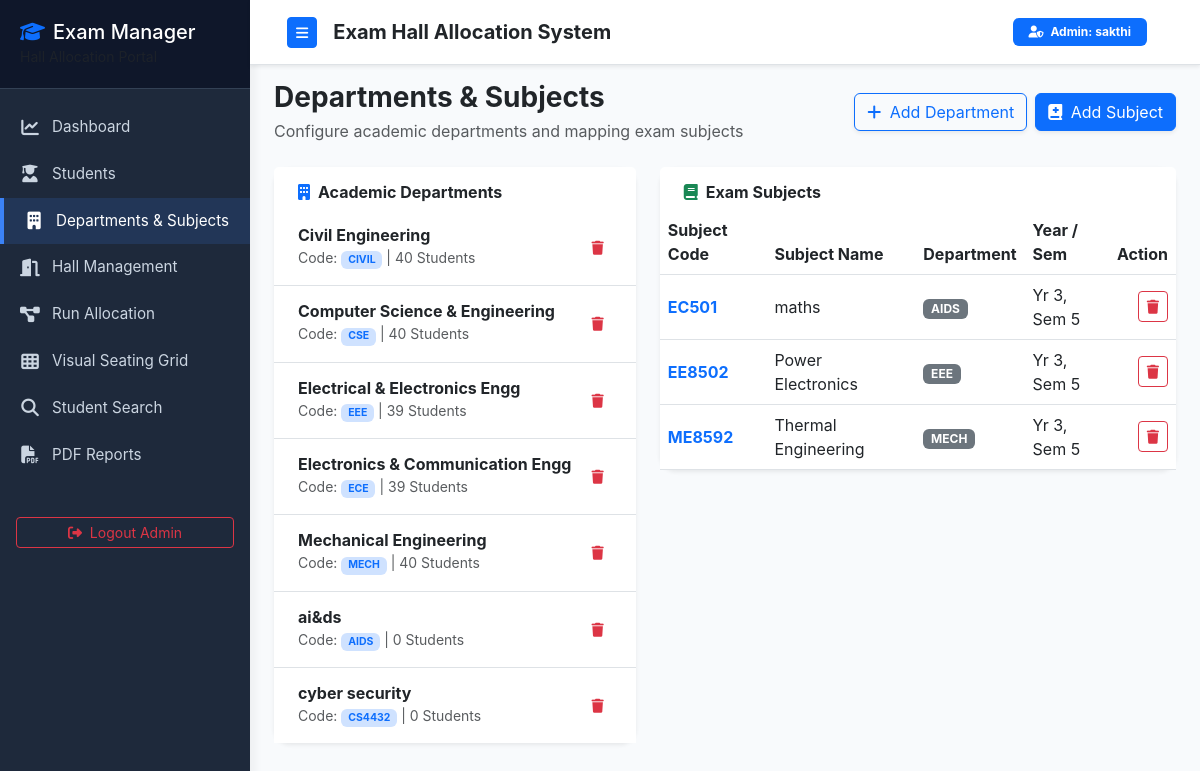
The app's page /departments (signed in) with its own data.
### tables this page shows
CREATE TABLE departments (
            id INTEGER PRIMARY KEY AUTOINCREMENT,
            name TEXT UNIQUE NOT NULL,
            code TEXT UNIQUE NOT NULL
        );

CREATE TABLE subjects (
            id INTEGER PRIMARY KEY AUTOINCREMENT,
            dept_id INTEGER NOT NULL,
            subject_code TEXT UNIQUE NOT NULL,
            subject_name TEXT NOT NULL,
            year INTEGER NOT NULL,
            semester INTEGER NOT NULL,
            FOREIGN KEY (dept_id) REFERENCES departments (id) ON DELETE CASCADE
        );

### app.py (the view)
@app.route('/departments')
@admin_required
def departments_view():
    departments = models.get_all_departments()
    subjects = models.get_all_subjects()
    return render_template('departments.html', departments=departments, subjects=subjects)

### app.py (called while the page is built)
def admin_required(f):
    @wraps(f)
    def decorated_function(*args, **kwargs):
        if not session.get('admin_logged_in'):
            flash('Please login as admin to access this page.', 'warning')
            return redirect(url_for('login'))
        return f(*args, **kwargs)
    return decorated_function

### database.py (called while the page is built)
def get_db_connection():
    conn = sqlite3.connect(DB_PATH)
    conn.row_factory = sqlite3.Row
    conn.execute("PRAGMA foreign_keys = ON;")
    return conn

### models.py (called while the page is built)
def get_all_departments():
    conn = get_db_connection()
    cursor = conn.cursor()
    cursor.execute("""
        SELECT d.*, COUNT(s.id) as student_count
        FROM departments d
        LEFT JOIN students s ON d.id = s.dept_id
        GROUP BY d.id
        ORDER BY d.name
    """)
    depts = cursor.fetchall()
    conn.close()
    return depts

def get_all_subjects(dept_id=None, year=None, semester=None):
    conn = get_db_connection()
    cursor = conn.cursor()
    query = """
        SELECT s.*, d.name as dept_name, d.code as dept_code
        FROM subjects s
        JOIN departments d ON s.dept_id = d.id
        WHERE 1=1
    """
    params = []
    if dept_id:
        query += " AND s.dept_id = ?"
        params.append(dept_id)
    if year:
        query += " AND s.year = ?"
        params.append(year)
    if semester:
        query += " AND s.semester = ?"
        params.append(semester)
    query += " ORDER BY s.subject_code"
    cursor.execute(query, params)
    subjects = cursor.fetchall()
    conn.close()
    return subjects

### templates/departments.html (shortened to what this page needs)
{% extends "base.html" %}
{% block content %}
<div class="d-flex justify-content-between align-items-center mb-4">
    <div>
        <h3 class="fw-bold mb-1 text-dark">Departments & Subjects</h3>
        <p class="text-muted mb-0">Configure academic departments and mapping exam subjects</p>
    </div>
    <div class="d-flex gap-2">
        <button class="btn btn-outline-primary shadow-sm" data-bs-toggle="modal" data-bs-target="#addDeptModal">
            <i class="fa-solid fa-plus me-1"></i> Add Department
        </button>
        <button class="btn btn-primary shadow-sm" data-bs-toggle="modal" data-bs-target="#addSubjectModal">
            <i class="fa-solid fa-book-medical me-1"></i> Add Subject
        </button>
    </div>
</div>
<div class="row g-4 mb-4">
    <div class="col-md-5">
        <div class="card border-0 shadow-sm rounded-4">
            <div class="card-header bg-white border-0 pt-3 px-4">
                <h6 class="fw-bold mb-0"><i class="fa-solid fa-building me-2 text-primary"></i>Academic Departments</h6>
            </div>
            <div class="card-body p-0">
                <div class="list-group list-group-flush">
                    {% for d in departments %}
                    <div class="list-group-item d-flex justify-content-between align-items-center py-3 px-4">
                        <div>
                            <h6 class="fw-bold mb-0 text-dark">{{ d.name }}</h6>
                            <small class="text-muted">Code: <span class="badge bg-primary-subtle text-primary">{{ d.code }}</span> | {{ d.student_count }} Students</small>
                        </div>
                        <form action="{{ url_for('delete_department_route', dept_id=d.id) }}" method="POST" onsubmit="return confirm('Delete department?');">
                            <button type="submit" class="btn btn-sm btn-outline-danger border-0"><i class="fa-solid fa-trash"></i></button>
                        </form>
                    </div>
                    {% else %}
                    <div class="p-3 text-center text-muted">No departments configured.</div>
                    {% endfor %}
                </div>
            </div>
        </div>
    </div>
    <div class="col-md-7">
        <div class="card border-0 shadow-sm rounded-4">
            <div class="card-header bg-white border-0 pt-3 px-4 d-flex justify-content-between align-items-center">
                <h6 class="fw-bold mb-0"><i class="fa-solid fa-book me-2 text-success"></i>Exam Subjects</h6>
            </div>
            <div class="card-body p-0">
                <div class="table-responsive">
                    <table class="table table-hover align-middle mb-0">
                        <thead class="bg-light">
                            <tr>
                                <th>Subject Code</th>
                                <th>Subject Name</th>
                                <th>Department</th>
                                <th>Year / Sem</th>
                                <th class="text-end">Action</th>
                            </tr>
                        </thead>
                        <tbody>
                            {% for sub in subjects %}
                            <tr>
                                <td class="fw-bold text-primary">{{ sub.subject_code }}</td>
                                <td>{{ sub.subject_name }}</td>
                                <td><span class="badge bg-secondary">{{ sub.dept_code }}</span></td>
                                <td>Yr {{ sub.year }}, Sem {{ sub.semester }}</td>
                                <td class="text-end">
                                    <form action="{{ url_for('delete_subject_route', subject_id=sub.id) }}" method="POST" onsubmit="return confirm('Delete subject?');">
                                        <button type="submit" class="btn btn-sm btn-outline-danger"><i class="fa-solid fa-trash"></i></button>
                                    </form>
                                </td>
                            </tr>
                            {% else %}
                            <tr>
                                <td colspan="5" class="text-center py-4 text-muted">No subjects added. Add subjects for examination mapping.</td>
                            </tr>
                            {% endfor %}
                        </tbody>
                    </table>
                </div>
            </div>
        </div>
    </div>
</div>
{% endblock %}

### templates/base.html (shortened to what this page needs)
<!DOCTYPE html>
<html lang="en">
<head>
    <link href="https://cdn.jsdelivr.net/npm/bootstrap@5.3.0/dist/css/bootstrap.min.css" rel="stylesheet">
    <link rel="stylesheet" href="https://cdnjs.cloudflare.com/ajax/libs/font-awesome/6.4.0/css/all.min.css">
    <link rel="stylesheet" href="{{ url_for('static', filename='css/style.css') }}">
</head>
<body>
    <div class="d-flex">
        {% if session.get('admin_logged_in') %}
        <nav id="sidebar">
            <div class="sidebar-header">
                <h5 class="mb-0 text-white font-weight-bold">
                    <i class="fa-solid fa-graduation-cap text-primary me-2"></i>Exam Manager
                </h5>
                <small class="text-muted">Hall Allocation Portal</small>
            </div>
            <ul class="list-unstyled components">
                <li class="{% if request.endpoint == 'dashboard' %}active{% endif %}">
                    <a href="{{ url_for('dashboard') }}"><i class="fa-solid fa-chart-line"></i> Dashboard</a>
                </li>
                <li class="{% if request.endpoint == 'students_view' %}active{% endif %}">
                    <a href="{{ url_for('students_view') }}"><i class="fa-solid fa-user-graduate"></i> Students</a>
                </li>
                <li class="{% if request.endpoint == 'departments_view' %}active{% endif %}">
                    <a href="{{ url_for('departments_view') }}"><i class="fa-solid fa-building"></i> Departments & Subjects</a>
                </li>
                <li class="{% if request.endpoint == 'halls_view' %}active{% endif %}">
                    <a href="{{ url_for('halls_view') }}"><i class="fa-solid fa-door-open"></i> Hall Management</a>
                </li>
                <li class="{% if request.endpoint == 'allocation_view' %}active{% endif %}">
                    <a href="{{ url_for('allocation_view') }}"><i class="fa-solid fa-diagram-project"></i> Run Allocation</a>
                </li>
                <li class="{% if request.endpoint == 'seating_view' %}active{% endif %}">
                    <a href="{{ url_for('seating_view') }}"><i class="fa-solid fa-table-cells"></i> Visual Seating Grid</a>
                </li>
                <li class="{% if request.endpoint == 'search_view' %}active{% endif %}">
                    <a href="{{ url_for('search_view') }}"><i class="fa-solid fa-magnifying-glass"></i> Student Search</a>
                </li>
                <li class="{% if request.endpoint == 'reports_view' %}active{% endif %}">
                    <a href="{{ url_for('reports_view') }}"><i class="fa-solid fa-file-pdf"></i> PDF Reports</a>
                </li>
            </ul>
            <div class="px-3 mt-4">
                <a href="{{ url_for('logout') }}" class="btn btn-outline-danger btn-sm w-100">
                    <i class="fa-solid fa-right-from-bracket me-1"></i> Logout Admin
                </a>
            </div>
        </nav>
        {% endif %}
        <div id="content" class="flex-grow-1">
            <nav class="navbar navbar-expand-lg navbar-light bg-white border-bottom shadow-sm">
                <div class="container-fluid">
                    {% if session.get('admin_logged_in') %}
                    <button type="button" id="sidebarCollapse" class="btn btn-primary btn-sm me-3">
                        <i class="fa-solid fa-bars"></i>
                    </button>
                    {% endif %}
                    <span class="navbar-brand fw-bold text-dark mb-0 h1 fs-5">
                        Exam Hall Allocation System
                    </span>
                    <div class="ms-auto d-flex align-items-center">
                        {% if session.get('admin_logged_in') %}
                        <span class="badge bg-primary me-3 px-3 py-2 fs-7">
                            <i class="fa-solid fa-user-shield me-1"></i> Admin: sakthi
                        </span>
                        {% elif session.get('student_id') %}
                        <span class="badge bg-success me-3 px-3 py-2 fs-7">
                            <i class="fa-solid fa-user me-1"></i> Student Portal
                        </span>
                        <a href="{{ url_for('student_logout') }}" class="btn btn-outline-secondary btn-sm">Logout</a>
                        {% else %}
                        <a href="{{ url_for('login') }}" class="btn btn-outline-primary btn-sm me-2">Admin Login</a>
                        <a href="{{ url_for('student_login') }}" class="btn btn-primary btn-sm">Student Login</a>
                        {% endif %}
                    </div>
                </div>
            </nav>
            <div class="container-fluid pt-3 px-4">
                {% block content %}{% endblock %}
            </div>
        </div>
    </div>
</body>
</html>

### static/css/style.css (style rules this page uses)
:root { --primary-color: #2563eb; --primary-hover: #1d4ed8; --bg-dark: #0f172a; --card-bg: #ffffff; --sidebar-bg: #1e293b; --sidebar-color: #cbd5e1; --sidebar-active: #3b82f6; --text-main: #334155; --text-muted: #64748b; --border-color: #e2e8f0; }
body { font-family: 'Inter', system-ui, -apple-system, sans-serif; background-color: #f8fafc; color: var(--text-main); overflow-x: hidden; }
#sidebar { min-width: 250px; max-width: 250px; background: var(--sidebar-bg); color: var(--sidebar-color); transition: all 0.3s; min-height: 100vh; box-shadow: 4px 0 10px rgba(0,0,0,0.05); }
#sidebar .sidebar-header { padding: 20px; background: #0f172a; border-bottom: 1px solid #334155; }
#sidebar ul.components { padding: 15px 0; }
#sidebar ul li a { padding: 12px 20px; font-size: 0.95rem; display: flex; align-items: center; color: var(--sidebar-color); text-decoration: none; transition: 0.2s; }
#sidebar ul li a i { margin-right: 12px; font-size: 1.1rem; width: 20px; text-align: center; }
#sidebar ul li a:hover, #sidebar ul li.active > a { color: #ffffff; background: rgba(59, 130, 246, 0.15); border-left: 4px solid var(--sidebar-active); }
#content { width: 100%; min-height: 100vh; transition: all 0.3s; }
.navbar { padding: 15px 25px; background: #ffffff; border-bottom: 1px solid var(--border-color); }

### records on screen
departments: name "Civil Engineering", code "CIVIL", student_count "40"
departments: name "Computer Science & Engineering", code "CSE", student_count "40"
departments: name "Electrical & Electronics Engg", code "EEE", student_count "39"
departments: name "Electronics & Communication Engg", code "ECE", student_count "39"
departments: name "Mechanical Engineering", code "MECH", student_count "40"
departments: name "ai&ds", code "AIDS", student_count "0"
departments: name "cyber security", code "CS4432", student_count "0"
subjects: subject_code "EC501", subject_name "maths", dept_code "AIDS", year "3", semester "5"
subjects: subject_code "EE8502", subject_name "Power Electronics", dept_code "EEE", year "3", semester "5"
subjects: subject_code "ME8592", subject_name "Thermal Engineering", dept_code "MECH", year "3", semester "5"
